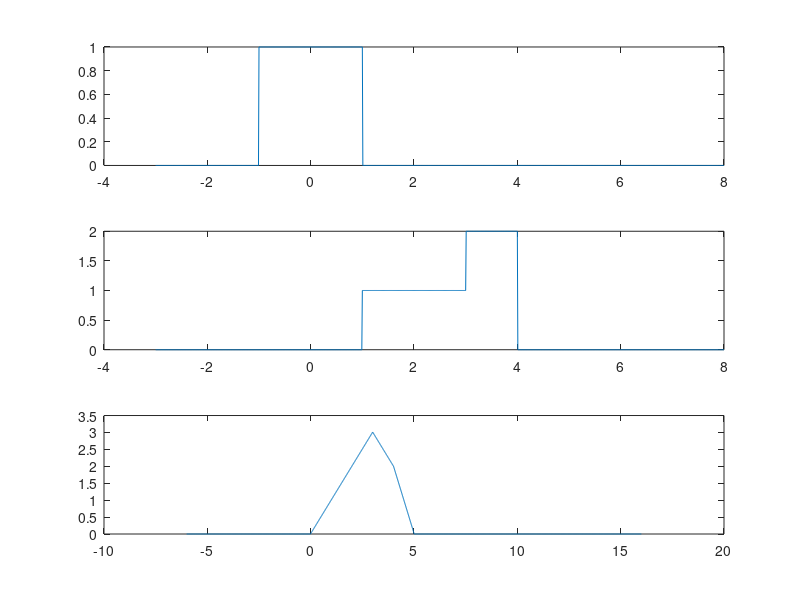

MATLAB code to generate this figure:
clc;
clear all;
close all;
t=-3:0.01:8;
x=(t>=-1 & t<=1);
subplot(311);
plot(t,x);
h1=(t>=1 & t<=3);
h2=(t>3 & t<=4);
h=h1+(2*h2);
subplot(312);
plot(t,h);
y=convn(x,h);
y=y/100;
t1=2*min(t):0.01:2*max(t);
subplot(313);
plot(t1,y);
